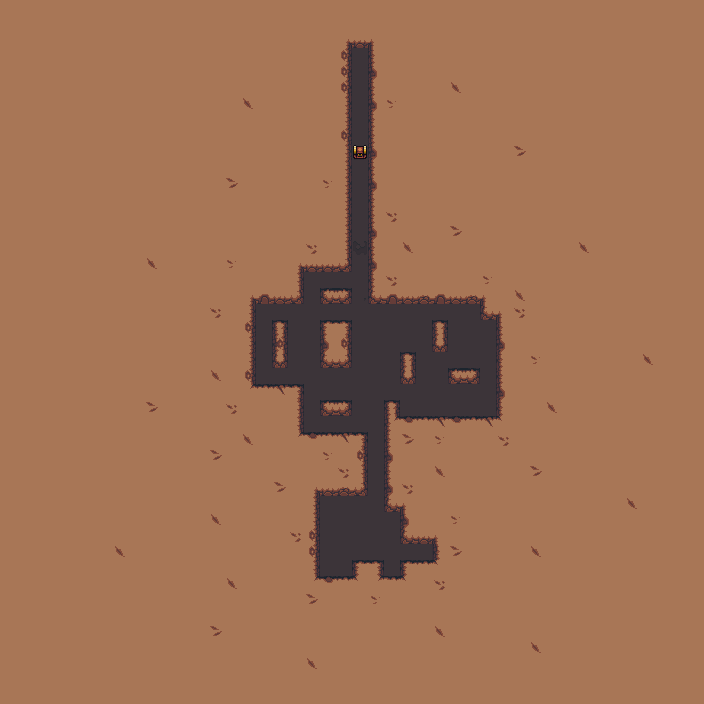

A 2D game scene composited from a Tiled map and its tileset images. What follows is a short description and the map's XML, with each tile layer's data collapsed to a summary:
An orthogonal 44x44 tile map with 16x16 px tiles, 4 tile layers (Art_Background, Art_Gameplay, SlimeCover, Art_Foreground), 1 hidden layer not drawn, 3 tilesets and 1 object (spawn).

<map version="1.2" tiledversion="1.2.4" orientation="orthogonal" renderorder="right-down" width="44" height="44" tilewidth="16" tileheight="16" infinite="0" backgroundcolor="#a87656" nextlayerid="24" nextobjectid="2">
 <tileset firstgid="1" source="tileset/GameplayTileset.tsx" />
 <tileset firstgid="33" source="tileset/SlimeCave.tsx" />
 <tileset firstgid="584" source="tileset/GameplayImages.tsx" />
 <layer id="18" name="Art_Background" width="44" height="44">
  <data>[1936 cells, 267 non-empty, 34 distinct tile ids]</data>
 </layer>
 <layer id="20" name="Art_Gameplay" width="44" height="44">
  <data>[1936 cells, 1 non-empty, 1 distinct tile ids]</data>
 </layer>
 <layer id="23" name="SlimeCover" width="44" height="44">
  <data>[1936 cells, 0 non-empty, 0 distinct tile ids]</data>
 </layer>
 <layer id="19" name="Art_Foreground" width="44" height="44">
  <data>[1936 cells, 50 non-empty, 4 distinct tile ids]</data>
 </layer>
 <layer id="21" name="Gameplay" width="44" height="44" visible="0" opacity="0.35">
  <data>[1936 cells, 137 non-empty, 3 distinct tile ids]</data>
 </layer>
 <objectgroup id="22" name="Properties">
  <object id="1" name="spawn" x="320" y="544" width="16" height="16" />
 </objectgroup>
</map>
